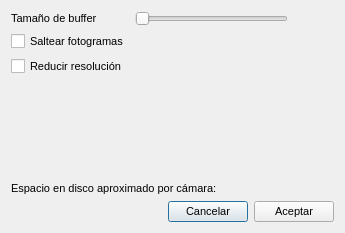
<?xml version="1.0" encoding="UTF-8"?>
<ui version="4.0">
 <class>PlaybackConfigDialog</class>
 <widget class="QDialog" name="PlaybackConfigDialog">
  <property name="geometry">
   <rect>
    <x>0</x>
    <y>0</y>
    <width>345</width>
    <height>233</height>
   </rect>
  </property>
  <property name="font">
   <font>
    <pointsize>8</pointsize>
   </font>
  </property>
  <property name="windowTitle">
   <string>Configuraciones de playback</string>
  </property>
  <layout class="QGridLayout" name="gridLayout">
   <item row="0" column="3">
    <widget class="QLabel" name="buffersize_label">
     <property name="maximumSize">
      <size>
       <width>40</width>
       <height>16777215</height>
      </size>
     </property>
     <property name="text">
      <string/>
     </property>
    </widget>
   </item>
   <item row="5" column="0" colspan="4">
    <layout class="QHBoxLayout" name="horizontalLayout">
     <item>
      <spacer name="horizontalSpacer">
       <property name="orientation">
        <enum>Qt::Horizontal</enum>
       </property>
       <property name="sizeHint" stdset="0">
        <size>
         <width>40</width>
         <height>20</height>
        </size>
       </property>
      </spacer>
     </item>
     <item>
      <widget class="QPushButton" name="cancelar">
       <property name="text">
        <string>Cancelar</string>
       </property>
      </widget>
     </item>
     <item>
      <widget class="QPushButton" name="aceptar">
       <property name="text">
        <string>Aceptar</string>
       </property>
      </widget>
     </item>
    </layout>
   </item>
   <item row="0" column="1" colspan="2">
    <widget class="QSlider" name="buffersize">
     <property name="orientation">
      <enum>Qt::Horizontal</enum>
     </property>
    </widget>
   </item>
   <item row="1" column="0">
    <widget class="QCheckBox" name="skipframes">
     <property name="text">
      <string>Saltear fotogramas</string>
     </property>
    </widget>
   </item>
   <item row="3" column="1">
    <spacer name="verticalSpacer">
     <property name="orientation">
      <enum>Qt::Vertical</enum>
     </property>
     <property name="sizeHint" stdset="0">
      <size>
       <width>20</width>
       <height>40</height>
      </size>
     </property>
    </spacer>
   </item>
   <item row="0" column="0">
    <widget class="QLabel" name="label">
     <property name="font">
      <font>
       <pointsize>8</pointsize>
      </font>
     </property>
     <property name="text">
      <string>Tamaño de buffer</string>
     </property>
    </widget>
   </item>
   <item row="4" column="0" colspan="4">
    <widget class="QLabel" name="aprox_size">
     <property name="font">
      <font>
       <pointsize>8</pointsize>
      </font>
     </property>
     <property name="text">
      <string>Espacio en disco aproximado por cámara: </string>
     </property>
    </widget>
   </item>
   <item row="2" column="0">
    <widget class="QCheckBox" name="changeresolution">
     <property name="text">
      <string>Reducir resolución</string>
     </property>
    </widget>
   </item>
  </layout>
 </widget>
 <resources/>
 <connections/>
</ui>
